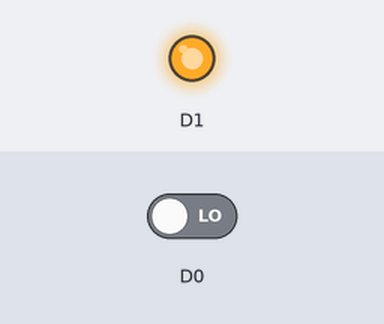
Bench run of a sketch on a simulated ESP8266 (NodeMCU). Parts: output pins drawn as LEDs (lit = HIGH). Inputs (shaded band) come from the test bench; at power-on: D0 LOW.

Above: at 1.2 s.
1.3 s: D0 driven HIGH
At 1.6 s:
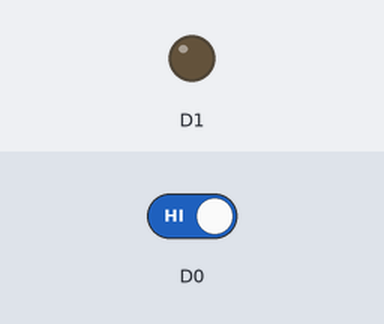
2.8 s: D0 driven LOW
At 4.0 s:
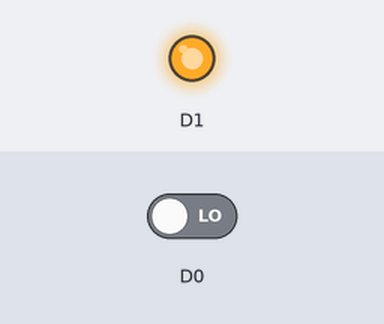
Timing chart, 0 to 5.8 s (numbered marks = the images above; inputs shaded):
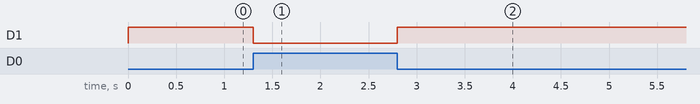

The sketch:

led_push_button.ino
```cpp
#include <ESP8266WiFi.h>

void setup() {
// put your setup code here, to run once:
pinMode(D0,INPUT);
pinMode(D1,OUTPUT);
}

void loop() {
// put your main code here, to run repeatedly:
int button=digitalRead(D0);
if(button==1){
digitalWrite(D1,LOW);
delay(100);
}
else{
digitalWrite(D1,HIGH);
delay(100);
}
}
```

Measured:
- after the input at 1.3 s, D1: HIGH → LOW at once
- after the input at 2.8 s, D1: LOW → HIGH at once
